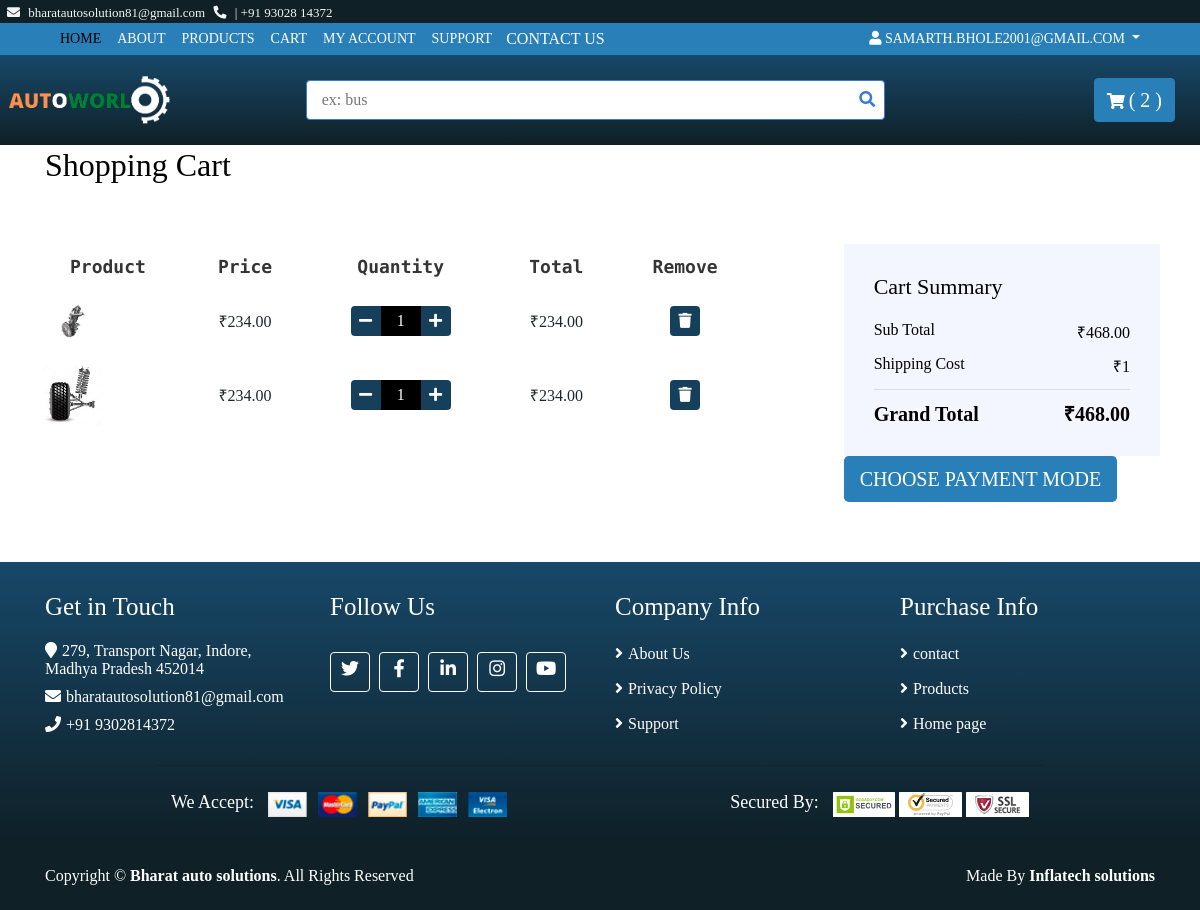
Page /cart/ (signed in) on the committed database.
### base/models.py (models this page shows, shortened)
class User(AbstractUser):
    username=None
    email=models.EmailField(unique=True, null=False)
    phone_no=models.CharField(max_length=11, null=True)
    created_at=models.DateTimeField(auto_now_add=True)
    USERNAME_FIELD = 'email'
    objects=UserManager()
    REQUIRED_FIELDS=[]

class ProductImage(models.Model):
    product=models.ForeignKey(Product, on_delete=models.CASCADE, related_name="product_image")
    image=models.ImageField(
        verbose_name='image',
        help_text="upload a product image",
        upload_to="images/",
        null=True,
        blank=True,
    )
    is_feature=models.BooleanField(default=False)
    created_at=models.DateTimeField(auto_now=True)

class Order_item(models.Model):
    Order=models.ForeignKey(Order, on_delete=models.SET_NULL, blank=True, null=True)
    Product=models.ForeignKey(Product, on_delete=models.CASCADE, blank=True, null=True)
    quantity=models.IntegerField(default=0, null=True, blank=True)
    @property
    def get_total(self):
        total = self.Product.regular_price * self.quantity
        return total

class Product(models.Model):
    vehicaltype=models.ForeignKey(TypeOfVehicle, blank=False, on_delete=models.RESTRICT)
    manufacturer=models.ForeignKey(Manufacturer, blank=False, on_delete=models.RESTRICT)
    vmodel=models.ForeignKey(CarModel, blank=False, on_delete=models.RESTRICT)
    myear=models.ForeignKey(Year, on_delete=models.RESTRICT)
    brand=models.CharField(max_length=200, blank=True, null=True )
    category=models.ForeignKey(Category, on_delete=models.RESTRICT)
    title=models.CharField(max_length=255, help_text=('required'))
    desc=models.TextField(blank=True, null=True, verbose_name=('desciptions'))
    regular_price=models.DecimalField(max_digits=6, decimal_places=1)
    descount_price=models.DecimalField(max_digits=6, decimal_places=1, blank=True )
    is_active=models.BooleanField(default=True)
    slug=models.SlugField(blank=True, null=True)

class Order(models.Model):
    Customer=models.ForeignKey(Customer, on_delete=models.SET_NULL, blank=True, null=True)
    status=models.BooleanField(default=False, null=True , blank=False)
    payment_status=models.BooleanField(default=False, null=True , blank=False)
    cod=models.BooleanField(default=False, null=True , blank=False)
    price=models.FloatField(null=True)
    @property
    def get_cart_total(self):
        orderitems = self.order_item_set.all()
        total = sum([item.get_total for item in orderitems])
        return total
    @property
    def get_cart_items(self):
        orderitems = self.order_item_set.all()
        total = sum([item.quantity for item in orderitems])
        return total

### base/views.py (the view)
# urls.py: path('cart/', views.cart, name="cart"),
def cart(request):
    if request.user.is_authenticated:
        us=request.user
        customer = request.user.customer
        print(us.email)
        cartItems= nav(HttpRequest, customer)
        order, created = Order.objects.get_or_create(Customer=customer, status=False)
        items = order.order_item_set.all()
    else:
        items =[]
        order ={'get_cart_total':0, 'get_cart_items':0}
        cartItems=0
    context={'items':items, 'order':order,'cartItems':cartItems}
    return render(request, 'cart.html', context)

### base/views.py (called while the page is built)
def nav(request,customer):
    order, created = Order.objects.get_or_create(Customer=customer, status=False)
    cartItems = order.get_cart_items
    return cartItems

### templates/cart.html (shortened to what this page needs)
{% extends 'base.html' %}
{% block content %}
{% if request.user.is_authenticated %}
<div class="container">
    <h2>Shopping Cart</h2>
</div>
<div class="cart-page">
    <div class="container-fluid">
        <div class="row">
            <div class="col-lg-8">
                <div class="cart-page-inner">
                    <div class="table-responsive">
                        <table class="table table-bordered">
                            <thead class="thead-dark">
                                <tr>
                                    <th>Product</th>
                                    <th>Price</th>
                                    <th>Quantity</th>
                                    <th>Total</th>
                                    <th>Remove</th>
                                </tr>
                            </thead>
                            <tbody class="align-middle">
                                {% for item in items %}
                                <tr>
                                    <td>
                                        <div class="img">
                                            {% for image in item.Product.product_image.all %}
                                            {% if image.is_feature %}
                                            <a href="{% url 'product' pk=item.Product.id %}"><img src="{{ image.image.url }}" alt="Image"></a>
                                            {% endif %}
                                            {% endfor %}
                                        </div>
                                    </td>
                                    <td>&#8377;{{item.Product.regular_price|floatformat:2}}</td>
                                    <td>
                                        <div class="qty">
                                            <button data-product="{{item.Product.id}}" data-action="remove"
                                                class="btn-minus update-cart"><i class="fa fa-minus"></i></button>
                                            <input type="text" value="{{item.quantity}}">
                                            <button data-product="{{item.Product.id}}" data-action="add"
                                                class="btn-plus update-cart"><i class="fa fa-plus"></i></button>
                                        </div>
                                    </td>
                                    <td>&#8377;{{item.get_total|floatformat:2}}</td>
                                    <td><button data-product="{{item.Product.id}}" data-action="delete"
                                            class="update-cart"><i class="fa fa-trash"></i></button></td>
                                </tr>
                                {% endfor %}
                            </tbody>
                        </table>
                    </div>
                </div>
            </div>
            <div class="col-lg-4">
                <div class="cart-page-inner">
                    <div class="row">
                        <div class="col-md-12">
                            <div class="cart-summary">
                                <div class="cart-content">
                                    <h1>Cart Summary</h1>
                                    <p>Sub Total<span>&#8377;{{order.get_cart_total|floatformat:2}}</span></p>
                                    <p>Shipping Cost<span>&#8377;1</span></p>
                                    <h2>Grand Total<span>&#8377;{{order.get_cart_total|floatformat:2}}</span></h2>
                                </div>
                                <button type="button" class="btn-lg dd" data-toggle="modal" data-target="#exampleModalCenter">
                                    CHOOSE PAYMENT MODE
                                </button>
                            </div>
                        </div>
                    </div>
                </div>
            </div>
        </div>
    </div>
</div>
{% endif %}
{% endblock %}

### templates/nav.html (shortened to what this page needs)
{% load static %}
{% block content %}
<div class="top-bar">
    <div class="container-fluid">
        <div class="row">
            <div class="col-sm-6">
                <i class="fa fa-envelope"></i>
                bharatautosolution81@gmail.com
                <i class="fa fa-phone-alt"></i><span> | </span>
                +91 93028 14372
            </div>
            <div class="col-sm-6" id="google_translate_element">
            </div>
        </div>
    </div>
</div>
<div class="nav">
    <div class="container-fluid">
        <nav class="navbar navbar-expand-md  navbar-dark">
            <div class="collapse navbar-collapse justify-content-between" id="navbarCollapse">
                <div class="navbar-nav mr-auto">
                    <a href="{% url 'home' %}" class="nav-item nav-link active">Home</a>
                    <a href="{% url 'about' %}" class="nav-item nav-link ">About</a>
                    <a href="{% url 'products' %}" class="nav-item nav-link">Products</a>
                    <a href="{% url 'cart' %}" class="nav-item nav-link">Cart</a>
                    <a href="{% url 'user_profile' %}" class="nav-item nav-link">My Account</a>
                    {% if  request.user.is_authenticated %}
                    <a href="{% url 'support' %}" class="nav-item nav-link ">Support</a>
                    {% endif %}
<button type="button" class="btnc" data-toggle="modal" data-target="#exampleModal">
    CONTACT US
  </button>
                </div>
                <div class="navbar-nav ml-auto">
                    <div class="nav-item dropdown">
                        <a href="#" class="nav-link dropdown-toggle" data-toggle="dropdown"> <i class="fa fa-user" aria-hidden="true"></i>{% if request.user.is_authenticated %} {{user}} {% endif %} {% if not request.user.is_authenticated %} Guest{% endif %}</a>
                    </div>
                </div>
            </div>
        </nav>
    </div>
</div>
<div class="bottom-bar">
    <div class="container-fluid">
        <div class="row align-items-center">
            <div class="col-md-3">
                <div class="logo">
                    <a href="{% url 'home' %}">
                        <img src="{% static 'img/logo.png' %}" alt="Logo">
                    </a>
                </div>
            </div>
            <div class="col-md-6">
                <form method="GET" action="{% url 'products' %}">
                <div class="search">
                    <input name="q" type="text" value="" placeholder="ex: bus">
                    <button type="submit"><i class="fa fa-search"></i></button>
                </div>
                </form>
            </div>
            <div class="col-md-3">
                <div class="user">
                    <a href="{% url 'cart' %}" class="btn cart">
                        <i class="fa fa-shopping-cart"></i>
                        <span>( {{cartItems}} )</span>
                    </a>
                </div>
            </div>
        </div>
    </div>
</div>
{% endblock content %}

### static/styles/main.css (style rules this page uses)
body { color: rgb(0, 0, 0); font-family:'Times New Roman'; font-weight: 400; background: #ffffff; font-size: 16px; line-height: normal; }
a { color: #0f2027; }
.btnc { border: none; background-color: #2980b9; color: white; }
.table-bordered td, .table-bordered th { border: none; }
h1 { font-family:'Times New Roman'; font-weight: 400; }
h2 { font-family:'Times New Roman'; font-weight: 400; }
@media (min-width: 992px) { .container-fluid { margin-top: 0px; padding-right: 10px; padding-left: 1px; } }
.btn { color: whitesmoke; background: #2980B9; border: 1px solid #2980B9; }
.top-bar { padding: 2px 1px; padding-top: 5px; font-size: 13px; color: #F5F5F5; background: #0F2027; }
.top-bar i { margin-right: 5px; margin-left: 5px; }
.top-bar .col-sm-6:first-child { text-align: left; }
.top-bar .col-sm-6:last-child { text-align: right; }
.nav { position: relative; }
@media (min-width: 992px) { .nav .container-fluid { padding-left: 52px; padding-right: 52px; } }
.nav .navbar { height: 100%; padding: 0; }
@media (min-width: 768px) { .nav, .nav .navbar { background: #2980B9 !important; } }
@media (min-width: 768px) { .nav .navbar-dark a.nav-link { color: #ffffff; font-size: 14px; text-transform: uppercase; } }
@media (min-width: 768px) { .nav .navbar-dark a.nav-link:hover, .nav .navbar-dark a.nav-link.active { color: #000000; } }
.bottom-bar { padding: 15px 0; background-image: linear-gradient(to top ,#0F2027, #174869); margin-bottom: 1px; }
.bottom-bar .logo { text-align: left; overflow: hidden; }
.bottom-bar .logo a img { max-height: 60px; }
.bottom-bar .search { width: 100%; }
.bottom-bar .search input[type=text] { width: 100%; height: 40px; padding: 0 15px; color: #666666; border: 1px solid #3a7bd5; border-radius: 4px; }
.bottom-bar .search button { position: absolute; width: 40px; height: 38px; top: 1px; right: 16px; padding: 0 15px; border: none; background: none; color: #3a7bd5; border-radius: 0 2px 2px 0; }
.bottom-bar .user { font-size: 0; text-align: right; padding: inherit; }
.bottom-bar .user .cart i, .bottom-bar .user .wishlist i { color: white; }
.bottom-bar .user .cart span, .bottom-bar .user .wishlist span { color: white; font-size: 20px; }
@media (min-width: 768px) { .bottom-bar { max-height: 90px; } }
.cart-page { position: relative; margin-top: 30px; }
.cart-page .cart-page-inner { padding: 30px; margin-bottom: 30px; background: #ffffff; }
.cart-page .table { width: 100%; text-align: center; margin-bottom: 0; }
.cart-page .table .thead-dark th { font-family: 'Source Code Pro', monospace; font-size: 18px; font-weight: 700; color: #353535; text-align: center; background: transparent; border-color: #dddddd; border-bottom: none; vertical-align: middle; }
.cart-page .table td { font-size: 16px; vertical-align: middle; }
.cart-page .table .img { display: flex; align-items: center; }
.cart-page .table .img img { max-width: 60px; max-height: 60px; margin-right: 15px; }
.cart-page .table .qty { display: inline-block; width: 100px; font-size: 0; }
.cart-page .table button { width: 30px; height: 30px; font-size: 15px; text-align: center; color: #ffffff; background: #153f5b; border: none; border-radius: 4px; }
.cart-page .table button.btn-minus { border-radius: 4px 0 0 4px; }
.cart-page .table button.btn-plus { border-radius: 0 4px 4px 0; }
.cart-page .table input { width: 40px; height: 30px; font-size: 16px; color: #ffffff; text-align: center; background: #000000; border: none; }
.cart-page .cart-summary { position: relative; width: 100%; }
.cart-page .cart-summary .cart-content { padding: 30px; background: #f3f6ff; }
.cart-page .cart-summary .cart-content h1 { font-size: 22px; margin-bottom: 20px; }
.cart-page .cart-summary .cart-content p span, .cart-page .cart-summary .cart-content h2 span { float: right; }
.cart-page .cart-summary .cart-content h2 { font-size: 20px; font-weight: 600; padding-top: 12px; border-top: 1px solid #dddddd; margin: 0; }

### templates/cart.html (style rules this page uses)
.dd { background-color: #2980B9; color:#ffffff; border: black; }

### rows in the picture
User: email "SAMARTH.BHOLE2001@GMAIL.COM"
Order_item: Product.regular_price "234.00", quantity "1", get_total "234.00"
ProductImage: image (picture)
Order_item: Product.regular_price "234.00", quantity "1", get_total "234.00"
ProductImage: image (picture)
Order: get_cart_total "468.00"

### other values in the picture
{{ cartItems }} "2"
